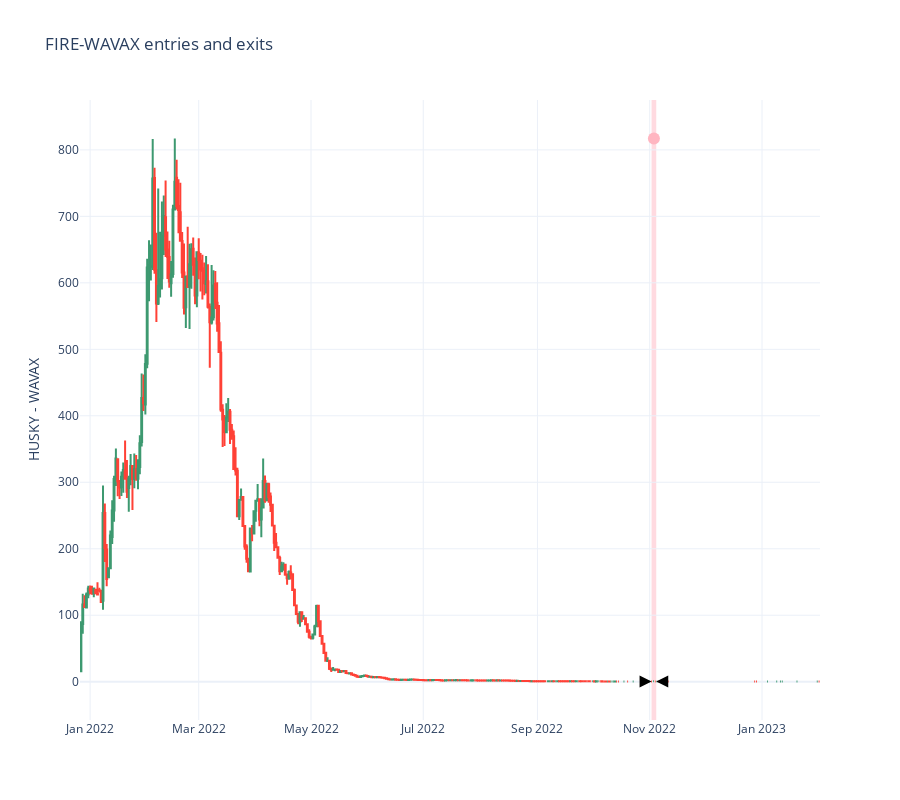

The notebook cell this image was saved under:
### Markdown cell above
# Individual pair analysis

Examine one trading pair and how it performed.

### Code cell
from tradeexecutor.visual.single_pair import visualise_single_pair_positions_with_duration_and_slippage

target_pair = universe.universe.pairs.get_pair(
    ChainId.avalanche,
    "trader-joe",
    "FIRE",
    "WAVAX"
)

ticker = target_pair.get_ticker()
pair_candles = universe.universe.candles.get_candles_by_pair(target_pair.pair_id)

fig = visualise_single_pair_positions_with_duration_and_slippage(
    state,
    pair_id=target_pair.pair_id,
    title=f"{ticker} entries and exits",
    candles=pair_candles,
    start_at=start_at,
    end_at=end_at,
    technical_indicators=False,
)

fig.show()

### Figure 1 — Plotly figure (JSON) as saved in the notebook; plotly's stock layout.template omitted (floating-point values rounded to 4 significant figures; data arrays with more than 128 entries replaced by an {"elided": "..."} marker saying what was removed)
{"data": [{"close": {"elided": "314 float values"}, "high": {"elided": "314 float values"}, "hoverinfo": "text", "low": {"elided": "314 float values"}, "open": {"elided": "314 float values"}, "showlegend": false, "text": {"elided": "314 str values"}, "type": "candlestick", "x": {"elided": "314 str values"}, "xaxis": "x", "yaxis": "y"}, {"hoverinfo": "text", "hovertext": "Position #70<br><br>Stop loss triggered at: 0.46 USD<br><br>Profit: -574.73 USD<br>Profit: -37.0745 %<br><br>Entry price: 0.48 USD (mid price)<br>Entry price: 0.48 USD (expected)<br>Entry price: 0.48 USD (executed)<br>Entry slippage: 0.0000 %<br>Entry duration: 0:00:00<br><br>Exit price: 0.30 USD (expected)<br>Exit price: 0.30 USD (executed)<br>Exit slippage: 0.0000 %<br>Exit duration: 0:00:00<br>Avg buy price: 0.48 USD<br>Avg sell price: 0.30 USD<br><br>Duration: 2 days, 13:00:00<br>Started: 2022-11-02, 00:00:00 UTC (first trade started)<br>Ended: 2022-11-04, 13:00:00 UTC (last trade executed at)<br>", "marker": {"color": "LightPink", "size": 12}, "mode": "markers", "showlegend": false, "type": "scatter", "x": ["2022-11-03T06:30:00"], "y": [817.1]}, {"marker": {"color": "black", "line": {"width": 0}, "size": 12, "symbol": "arrow-right"}, "mode": "markers", "showlegend": false, "text": ["<Buy #135 3206.10364362480624985116022302870922929340477117726914431629929809326744536972 FIRE at 0.4835181519389152, success>"], "type": "scatter", "x": ["2022-11-02T00:00:00"], "y": [0.4835]}, {"marker": {"color": "black", "line": {"width": 0}, "size": 12, "symbol": "arrow-left"}, "mode": "markers", "showlegend": false, "text": ["<Sell #141 3206.10364362480624985116022302870922929340477117726914431629929809326744536972 FIRE at 0.3042562426626682, success>"], "type": "scatter", "x": ["2022-11-04T13:00:00"], "y": [0.3043]}], "layout": {"height": 800, "legend": {"orientation": "h", "x": 1, "xanchor": "right", "y": 1.02, "yanchor": "bottom"}, "shapes": [{"fillcolor": "LightPink", "layer": "below", "line": {"width": 0}, "opacity": 0.5, "type": "rect", "x0": "2022-11-02T00:00:00", "x1": "2022-11-04T13:00:00", "xref": "x", "y0": 0, "y1": 1, "yref": "y domain"}, {"line": {"color": "black", "width": 1}, "type": "line", "x0": "2022-11-02T00:00:00", "x1": "2022-11-02T00:00:00", "xref": "x", "y0": 0.4835, "y1": 0.4835, "yref": "y"}, {"line": {"color": "black", "width": 1}, "type": "line", "x0": "2022-11-04T13:00:00", "x1": "2022-11-04T13:00:00", "xref": "x", "y0": 0.3043, "y1": 0.3043, "yref": "y"}], "title": {"text": "FIRE-WAVAX entries and exits"}, "xaxis": {"anchor": "y", "domain": [0, 1], "rangeslider": {"visible": false}}, "yaxis": {"anchor": "x", "domain": [0, 1], "showgrid": true, "title": {"text": "HUSKY - WAVAX"}}}}
